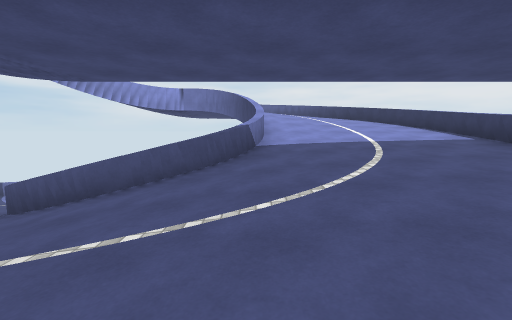
View 1 (above)

15 first-person views from a walk through a 3-D level made in the Unity game engine. The camera is 1.4 m above the floor, tilts 6° down and sees 90° across. The floor is counted in squares, 2 m on a side. Each view is taken from the middle of a square. On the plan, view 1 faces up. The plan holds only what a view shows up to about 9 squares ahead; the rest is blank. The place goes on beyond the plan. Some animated figures are left out. Surface patterns are stand-ins for the level's own textures.

View 2
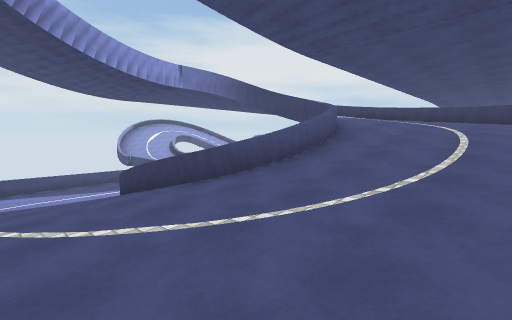

View 3
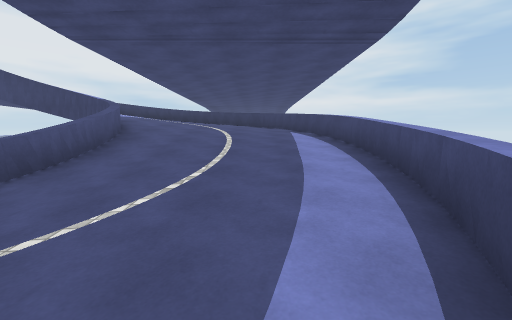

View 4
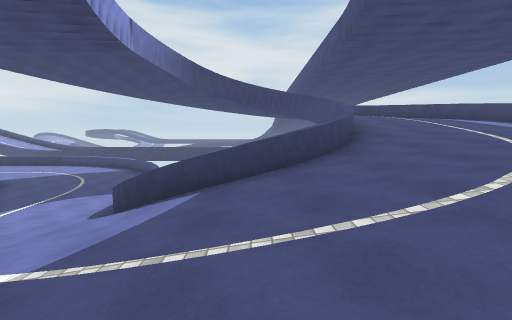

View 5
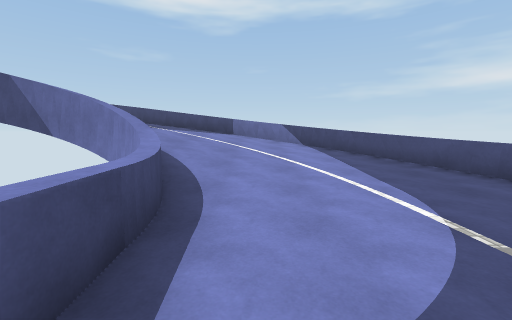

View 6
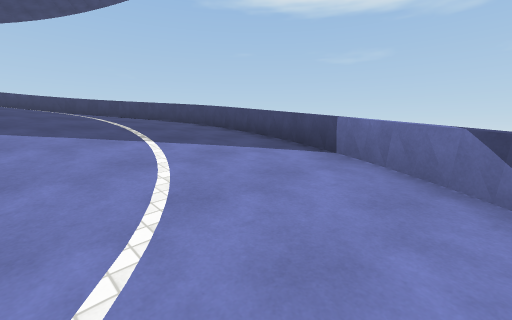

View 7
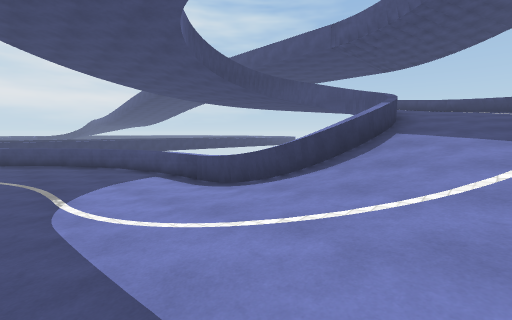

View 8
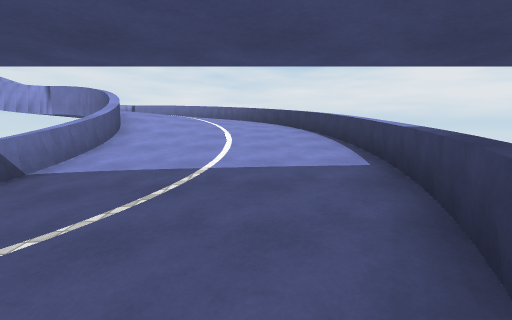

View 9
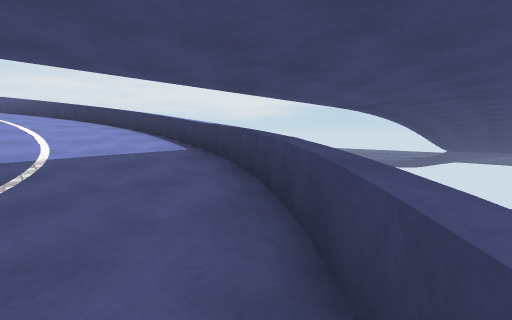

View 10
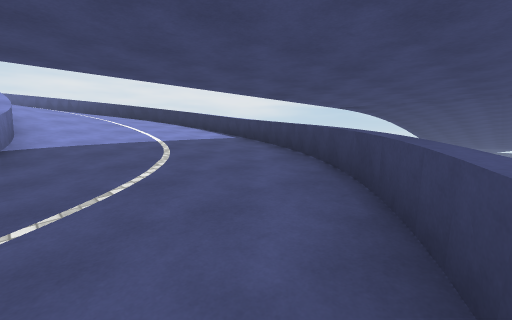

View 11
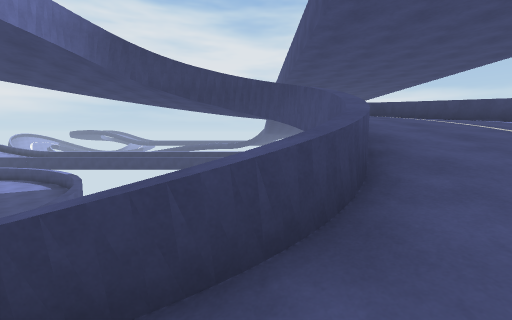

View 12
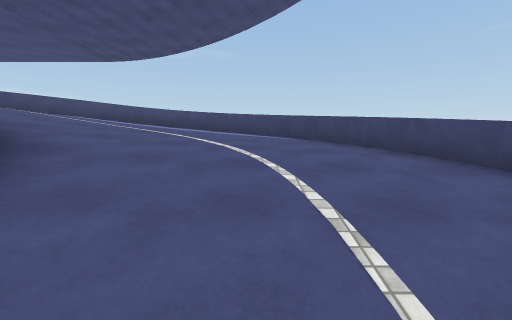

View 13
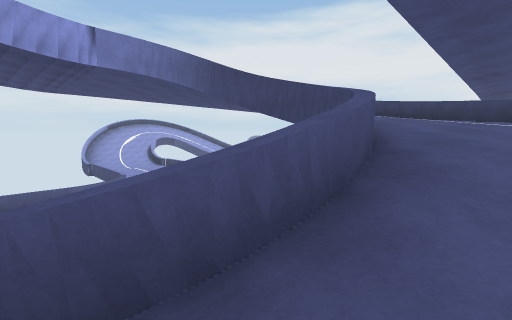

View 14
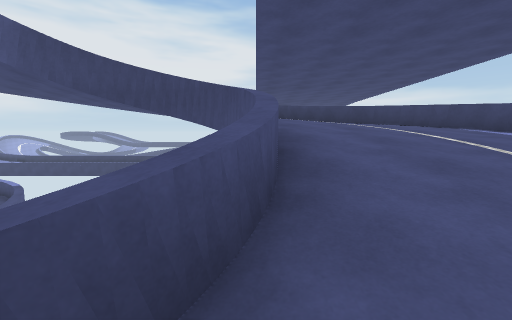

View 15
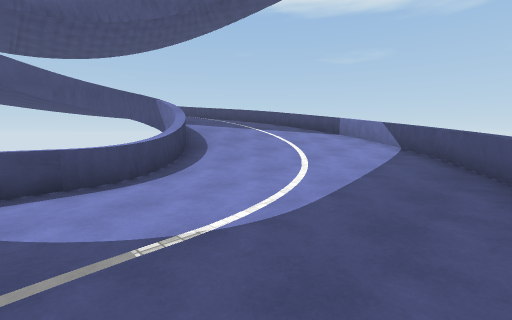

### Floor plan
Key: @ floor where view 1 was taken; # wall or solid block; . main floor; : floor 3 m higher than the main floor; + floor 3.25 m higher than the main floor; % floor 5 m higher than the main floor; & floor 5.25 m higher than the main floor; / step, stairs or slope; = window, fence, low wall or low ledge; ^ raised ledge.
Columns run from 10 left of view 1 to 5 right of it. Each row starts with its distance up from view 1.
 14      #^^^..
 13   #=^...... ..=
 12  #=//........=#
 11  =////......//=
 10  ^/////...////^
  9 #=////#^^=/////#
  8 =////##  ##////^
  7 =////^    ^////^
  6 =////^    ^////^
  5 =////=#  #=////^
  4 #=////=^^=////&#
  3 #=////////////=#
  2  =::////////%%=
  1  ##:////////%=#
  0   #==+////@^=#
 -1     ##^^^^#

Where each view was taken, in squares from view 1:
view 1: 0 up, 0 right, facing up
view 2: 1 up, 7 left, facing up-right
view 3: 1 up, 7 left, facing right
view 4: 6 up, 9 left, facing right
view 5: 10 up, 1 left, facing left
view 6: 11 up, 6 left, facing down-left
view 7: 12 up, 7 left, facing down-right
view 8: 2 up, 3 right, facing up
view 9: 1 up, 2 right, facing up-right
view 10: 0 up, 0 right, facing up-right
view 11: 5 up, 6 left, facing right
view 12: 7 up, 7 left, facing down
view 13: 3 up, 4 left, facing up-right
view 14: 4 up, 5 left, facing right
view 15: 13 up, 2 left, facing down-left
